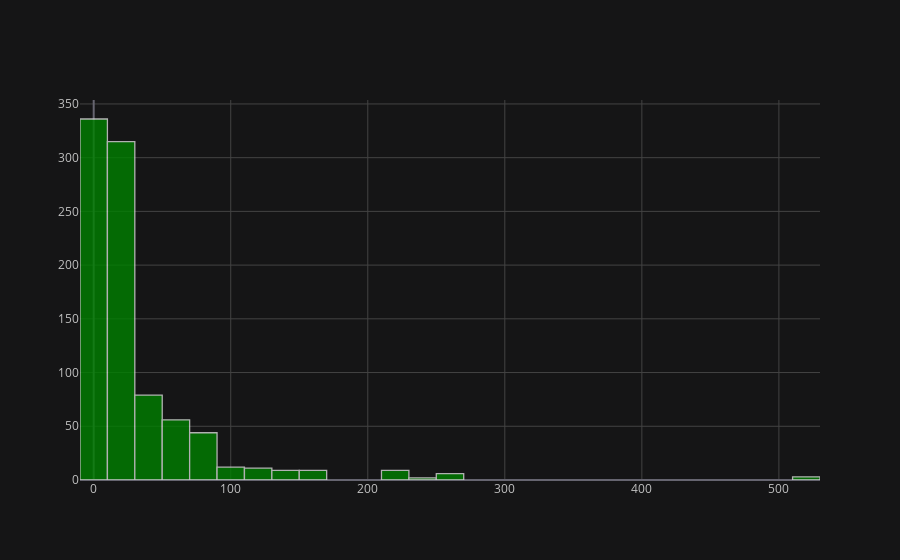

The notebook cell this image was saved under:
### Code cell
df['Fare'].iplot(kind='hist',bins=30,color='green')

### Figure 1 — Plotly figure (JSON) as saved in the notebook; plotly's stock layout.template omitted (floating-point values rounded to 4 significant figures; data arrays with more than 128 entries replaced by an {"elided": "..."} marker saying what was removed)
{"data": [{"histfunc": "count", "histnorm": "", "marker": {"color": "rgba(0, 128, 0, 1.0)", "line": {"color": "#D9D9D9", "width": 1.3}}, "name": "Fare", "nbinsx": 30, "opacity": 0.8, "orientation": "v", "type": "histogram", "x": {"elided": "891 float values"}}], "layout": {"barmode": "overlay", "legend": {"bgcolor": "#151516", "font": {"color": "#D9D9D9"}}, "paper_bgcolor": "#151516", "plot_bgcolor": "#151516", "title": {"font": {"color": "#D9D9D9"}}, "xaxis": {"gridcolor": "#434343", "showgrid": true, "tickfont": {"color": "#C2C2C2"}, "title": {"font": {"color": "#D9D9D9"}, "text": ""}, "zerolinecolor": "#666570"}, "yaxis": {"gridcolor": "#434343", "showgrid": true, "tickfont": {"color": "#C2C2C2"}, "title": {"font": {"color": "#D9D9D9"}, "text": ""}, "zerolinecolor": "#666570"}}}
